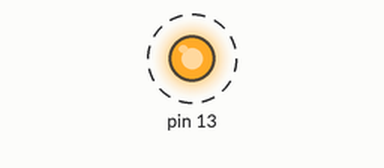
A sketch run on a simulated Arduino Uno, built with avr-gcc and run on an emulated ATmega328P. On the bench: output pins drawn as LEDs (lit = HIGH). Dashed ring = blinking.

Above: at 0.15 s.
Timing chart, 0 to 3.0 s (numbered marks = the images above):
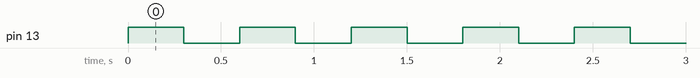

Measured:
- by itself, pin 13: alternates HIGH for 0.30 s and LOW for 0.30 s

The sketch:

led_ex01.ino
```cpp
void setup() {
  // put your setup code here, to run once:
  pinMode(13,OUTPUT);
  digitalWrite(13,false);
}

void loop() {
  // put your main code here, to run repeatedly:
  digitalWrite(13,HIGH);
  delay(300);
  digitalWrite(13,LOW);
  delay(300);
}
```
